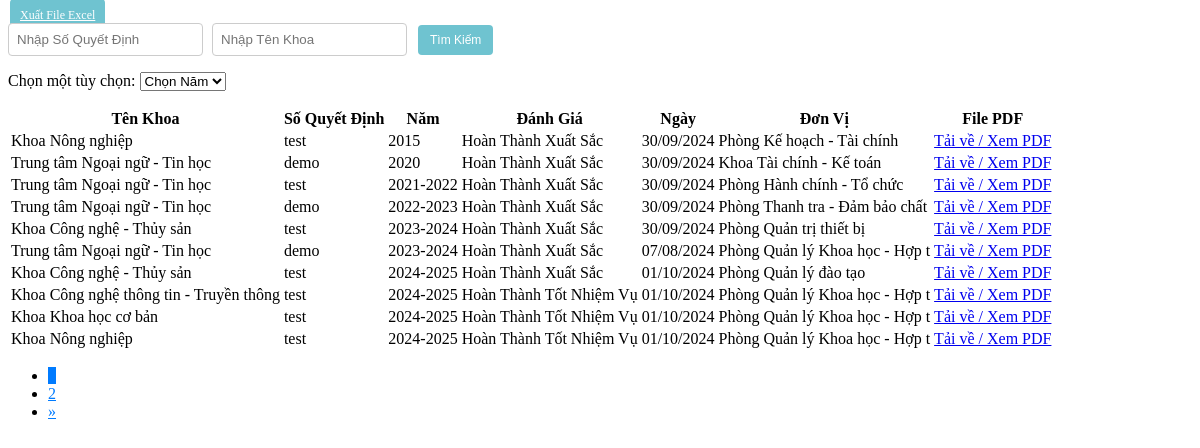
/Admin/danhgiaTTview.php, run on the app's committed database.
### tables this page shows
CREATE TABLE `danhgiatt` (
  `MaDGTT` int(20) NOT NULL,
  `MaKhoa` int(20) NOT NULL,
  `SoQD` varchar(100) NOT NULL,
  `Manam` int(20) NOT NULL,
  `DanhGia` varchar(50) NOT NULL DEFAULT 'Chờ Đánh Giá',
  `Ngay` date NOT NULL,
  `DonVi` varchar(30) NOT NULL,
  `FilePDF` varchar(50) DEFAULT NULL
);

CREATE TABLE `khoa` (
  `MaKhoa` int(20) NOT NULL,
  `TenKhoa` varchar(50) NOT NULL,
  `MoTa` varchar(100) NOT NULL
);

CREATE TABLE `nam` (
  `Manam` int(20) NOT NULL,
  `Nam` varchar(20) NOT NULL
);

### Admin/danhgiaTT.php (called while the page is built, shortened)
<?php
include('./Khoa.php');
include('./nam.php');
class DanhgiaTT {
    public static function layTongSoDanhGia($conn) {
        $sql = "SELECT COUNT(*) FROM danhgiatt WHERE DanhGia IN ('Hoàn Thành Xuất Sắc ', 'Hoàn Thành Tốt Nhiệm Vụ', 'Hoàn Thành Nhiệm Vụ', 'Không Hoàn Thành Nhiệm Vụ', 'Chưa Đánh Giá')";
        $result = $conn->query($sql);
        $row = $result->fetch_row();
        return $row[0];
    }
    public static function layDanhGiaPhanTrang($conn, $startFrom, $recordsPerPage) {
        $sql = "SELECT * FROM danhgiatt WHERE DanhGia IN ('Hoàn Thành Xuất Sắc', 'Hoàn Thành Tốt Nhiệm Vụ', 'Hoàn Thành Nhiệm Vụ', 'Không Hoàn Thành Nhiệm Vụ', 'Chưa Đánh Giá') ORDER BY Manam ASC LIMIT $startFrom, $recordsPerPage";
        $result = $conn->query($sql);
        $danhgiattList = array();
        if ($result->num_rows > 0) {
            while($row = $result->fetch_assoc()) {
                $khoa_obj = Khoa::layKhoa($conn, $row["MaKhoa"]);
                $nam_obj = Nam::laynam($conn, $row["Manam"]);
                $danhgiatt_obj = new DanhgiaTT();
                $danhgiatt_obj->MaDGTT = $row["MaDGTT"];
                $danhgiatt_obj->MaKhoa = $khoa_obj->TenKhoa;
                $danhgiatt_obj->SoQD = $row["SoQD"];
                $danhgiatt_obj->Manam = $nam_obj->Nam;
                $danhgiatt_obj->DanhGia = $row["DanhGia"];
                $danhgiatt_obj->Ngay = $row["Ngay"];
                $danhgiatt_obj->DonVi = $row["DonVi"];
                $danhgiatt_obj->FilePDF = $row["FilePDF"];
                $danhgiattList[] = $danhgiatt_obj;
            }
        }
        return $danhgiattList;
    }
}
?>

### Admin/Khoa.php (called while the page is built, shortened)
<?php
class Khoa {
    public static function layKhoa($conn, $id) {
        $sql = "SELECT * FROM Khoa WHERE MaKhoa = $id";
        $result = mysqli_query($conn, $sql);
        $Khoa = new Khoa();
        if ($row = mysqli_fetch_assoc($result)) {
            $Khoa->MaKhoa = $row['MaKhoa'];
            $Khoa->TenKhoa = $row['TenKhoa'];
            $Khoa->MoTa = $row["MoTa"];
        }
        return $Khoa;
    }
}
?>

### Admin/nam.php (called while the page is built, shortened)
<?php
    class Nam {
        public static function laynam($conn, $id) {
            $sql = "SELECT * FROM nam WHERE Manam = $id";
            $result = mysqli_query($conn, $sql);
            $nam = new Nam();
            $row = mysqli_fetch_assoc($result);
            $nam->Manam = $row['Manam'];
            $nam->Nam = $row['Nam'];
            return $nam;
        }
    }
?>

### Admin/danhgiaTTview.php (the view, shortened to what this page needs)
<?php
include('./danhgiaTT.php');
$recordsPerPage = 10;
$currentPage = isset($_GET['page']) ? (int)$_GET['page'] : 1;
$startFrom = ($currentPage - 1) * $recordsPerPage;
$totalRecords = DanhgiaTT::layTongSoDanhGia($conn);
$totalPages = ceil($totalRecords / $recordsPerPage);
$data = DanhgiaTT::layDanhGiaPhanTrang($conn, $startFrom, $recordsPerPage);
?>
<a class="btn btn-custom btn-custom-primary" href="<?php echo " $baseUrl?p=xuatdanhgiaxlsx"; ?>">Xuất File Excel</a>
<div class="search-box">
    <input type="text" id="searchSoQD" placeholder="Nhập Số Quyết Định" />
    <input type="text" id="searchTenKhoa" placeholder="Nhập Tên Khoa" />
    <button class="btn btn-custom btn-custom-primary" onclick="searchData()">Tìm Kiếm</button>
</div>
<div class="combobox">
    <label for="options">Chọn một tùy chọn:</label>
    <select name="options" id="options" onchange="fetchAndDisplayDanhGia(this.value)">
        <option value="">Chọn Năm</option>
    </select>
</div>
<table class="table table-bordered">
    <thead>
        <tr>
            <th>Tên Khoa</th>
            <th>Số Quyết Định</th>
            <th>Năm</th>
            <th>Đánh Giá</th>
            <th>Ngày</th>
            <th>Đơn Vị</th>
            <th>File PDF</th>
        </tr>
    </thead>
    <tbody id="danhgia-table-body">
    <?php foreach ($data as $item): ?>
        <tr>
            <td scope="row"><?php echo htmlspecialchars($item->MaKhoa); ?></td>
            <td><?php echo htmlspecialchars($item->SoQD ?? "Cần Thêm Số Quyết Định Cho $item->MaKhoa"); ?></td>
            <td><?php echo htmlspecialchars($item->Manam ?? "Cần Thêm Năm Cho $item->MaKhoa"); ?></td>
            <td><?php echo htmlspecialchars($item->DanhGia); ?></td>
            <td><?php echo date_format(date_create($item->Ngay), "d/m/Y");?></td>
            <td><?php echo htmlspecialchars($item->DonVi); ?></td>
            <td>
                <?php if ($item->FilePDF): ?>
                    <a href="./<?php echo htmlspecialchars($item->FilePDF); ?>" target="_blank">
                        Tải về / Xem PDF
                    </a>
                <?php else: ?>
                    Chưa có file
                <?php endif; ?>
            </td>
        </tr>
    <?php endforeach; ?>
    </tbody>
</table>
<nav aria-label="Page navigation">
    <ul class="pagination">
        <?php for ($i = 1; $i <= $totalPages; $i++): ?>
            <li class="page-item <?php echo $i == $currentPage ? 'active' : ''; ?>">
                <a class="page-link" href="?p=danhgiaTT&page=<?php echo $i; ?>"><?php echo $i; ?></a>
            </li>
        <?php endfor; ?>
        <?php if ($currentPage < $totalPages): ?>
            <li class="page-item">
                <a class="page-link" href="?p=danhgiaTT&page=<?php echo $currentPage + 1; ?>" aria-label="Next">
                    <span aria-hidden="true">&raquo;</span>
                </a>
            </li>
        <?php endif; ?>
    </ul>
</nav>

### Admin/danhgiaTTview.php (style rules this page uses)
.pagination { background-color: transparent; border: none; box-shadow: none; }
.page-item { background-color: transparent; border: none; box-shadow: none; }
.page-link { background-color: transparent; border: none; box-shadow: none; color: #007bff; }
.page-item.active .page-link { background-color: #007bff; border-color: #007bff; }
.btn-custom { background-color: #6fc3d0; border: none; color: white; padding: 9px 10px; font-size: 12px; margin: 2px; cursor: pointer; border-radius: 4px; transition: background-color 0.3s ease, transform 0.3s ease; }
.btn-custom-primary { background-color: #6fc3d0; }
.search-box { margin-bottom: 15px; }
.search-box input { padding: 8px; margin-right: 5px; border-radius: 4px; border: 1px solid #ccc; }
.search-box button { padding: 8px 12px; }

### data on the page
danhgiatt: MaKhoa.TenKhoa "Khoa Nông nghiệp", SoQD "test", Manam.Nam "2015", DanhGia "Hoàn Thành Xuất Sắc", Ngay "30/09/2024", DonVi "Phòng Kế hoạch - Tài chính"
danhgiatt: MaKhoa.TenKhoa "Trung tâm Ngoại ngữ - Tin học", SoQD "demo", Manam.Nam "2020", DanhGia "Hoàn Thành Xuất Sắc", Ngay "30/09/2024", DonVi "Khoa Tài chính - Kế toán"
danhgiatt: MaKhoa.TenKhoa "Trung tâm Ngoại ngữ - Tin học", SoQD "test", Manam.Nam "2021-2022", DanhGia "Hoàn Thành Xuất Sắc", Ngay "30/09/2024", DonVi "Phòng Hành chính - Tổ chức"
danhgiatt: MaKhoa.TenKhoa "Trung tâm Ngoại ngữ - Tin học", SoQD "demo", Manam.Nam "2022-2023", DanhGia "Hoàn Thành Xuất Sắc", Ngay "30/09/2024", DonVi "Phòng Thanh tra - Đảm bảo chất"
danhgiatt: MaKhoa.TenKhoa "Khoa Công nghệ - Thủy sản", SoQD "test", Manam.Nam "2023-2024", DanhGia "Hoàn Thành Xuất Sắc", Ngay "30/09/2024", DonVi "Phòng Quản trị thiết bị"
danhgiatt: MaKhoa.TenKhoa "Trung tâm Ngoại ngữ - Tin học", SoQD "demo", Manam.Nam "2023-2024", DanhGia "Hoàn Thành Xuất Sắc", Ngay "07/08/2024", DonVi "Phòng Quản lý Khoa học - Hợp t"
danhgiatt: MaKhoa.TenKhoa "Khoa Công nghệ - Thủy sản", SoQD "test", Manam.Nam "2024-2025", DanhGia "Hoàn Thành Xuất Sắc", Ngay "01/10/2024", DonVi "Phòng Quản lý đào tạo"
danhgiatt: MaKhoa.TenKhoa "Khoa Công nghệ thông tin - Truyền thông", SoQD "test", Manam.Nam "2024-2025", DanhGia "Hoàn Thành Tốt Nhiệm Vụ", Ngay "01/10/2024", DonVi "Phòng Quản lý Khoa học - Hợp t"
danhgiatt: MaKhoa.TenKhoa "Khoa Khoa học cơ bản", SoQD "test", Manam.Nam "2024-2025", DanhGia "Hoàn Thành Tốt Nhiệm Vụ", Ngay "01/10/2024", DonVi "Phòng Quản lý Khoa học - Hợp t"
danhgiatt: MaKhoa.TenKhoa "Khoa Nông nghiệp", SoQD "test", Manam.Nam "2024-2025", DanhGia "Hoàn Thành Tốt Nhiệm Vụ", Ngay "01/10/2024", DonVi "Phòng Quản lý Khoa học - Hợp t"
